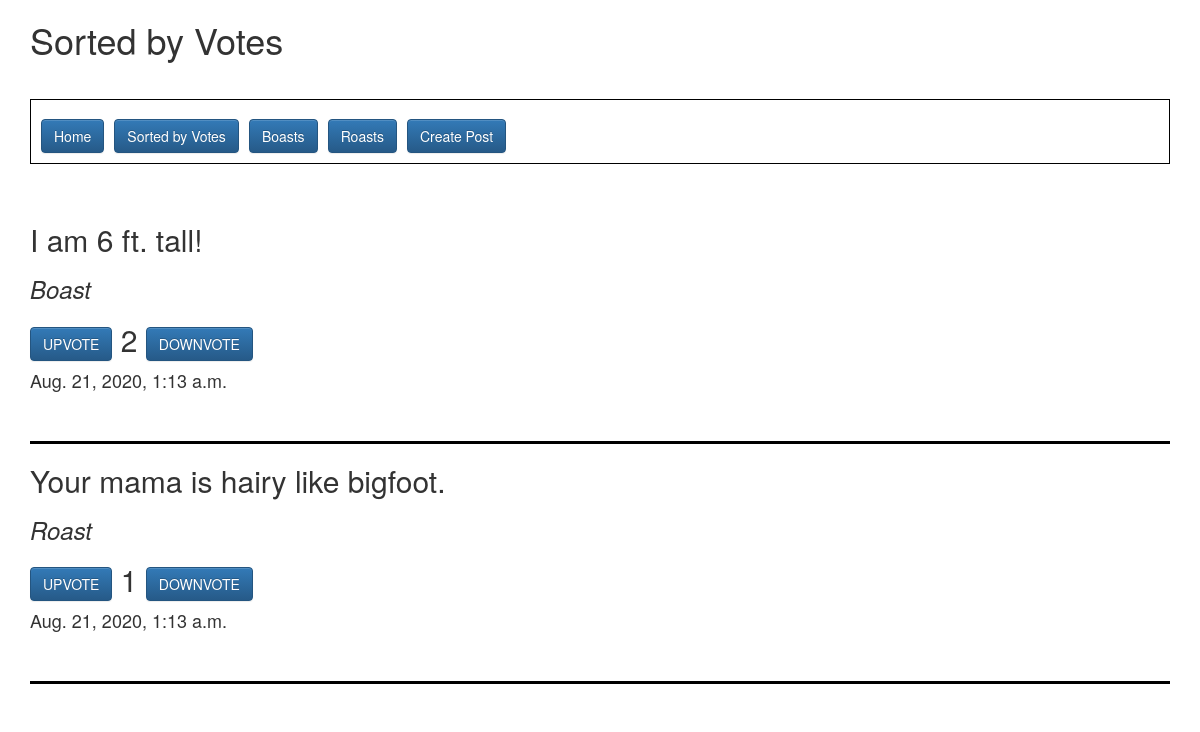
The app's page /sortedposts/, older data.
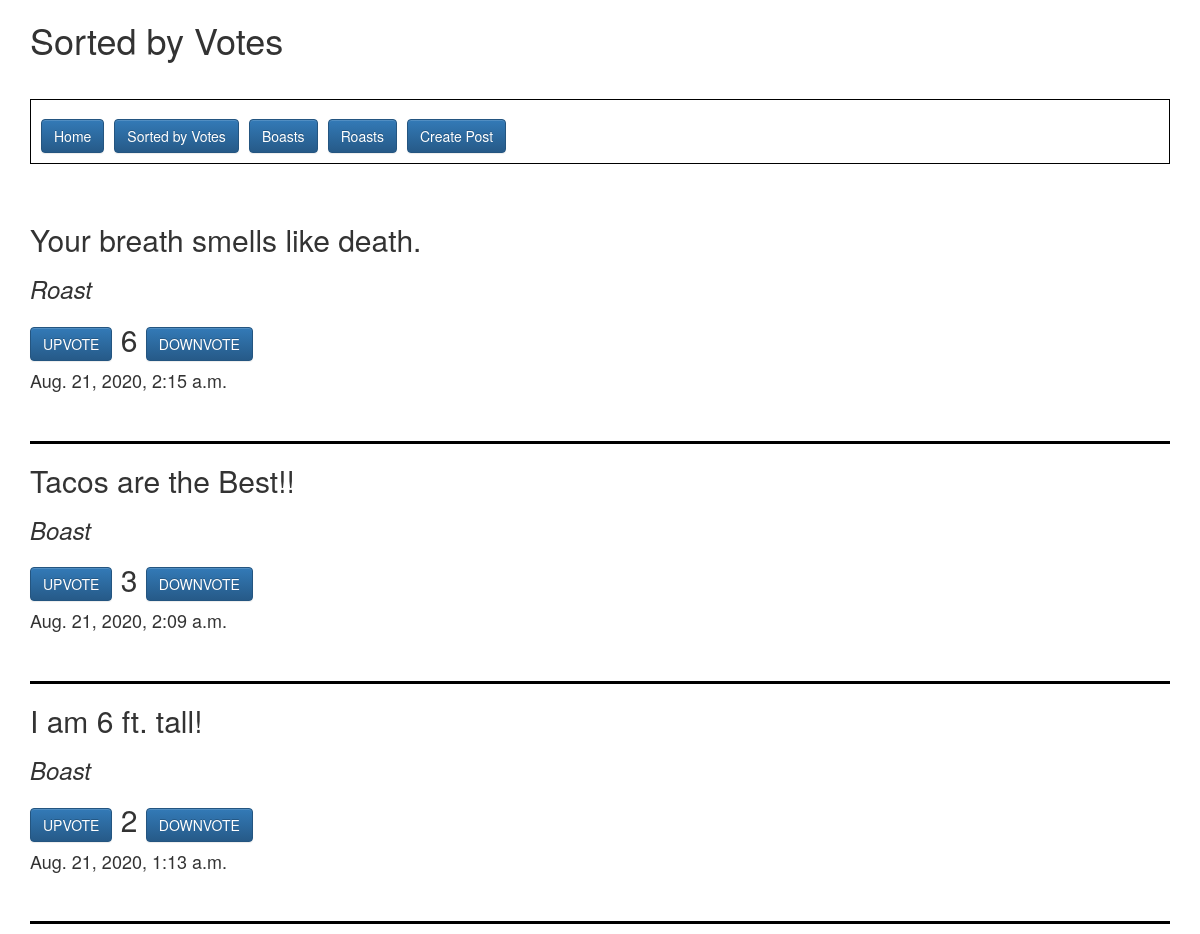
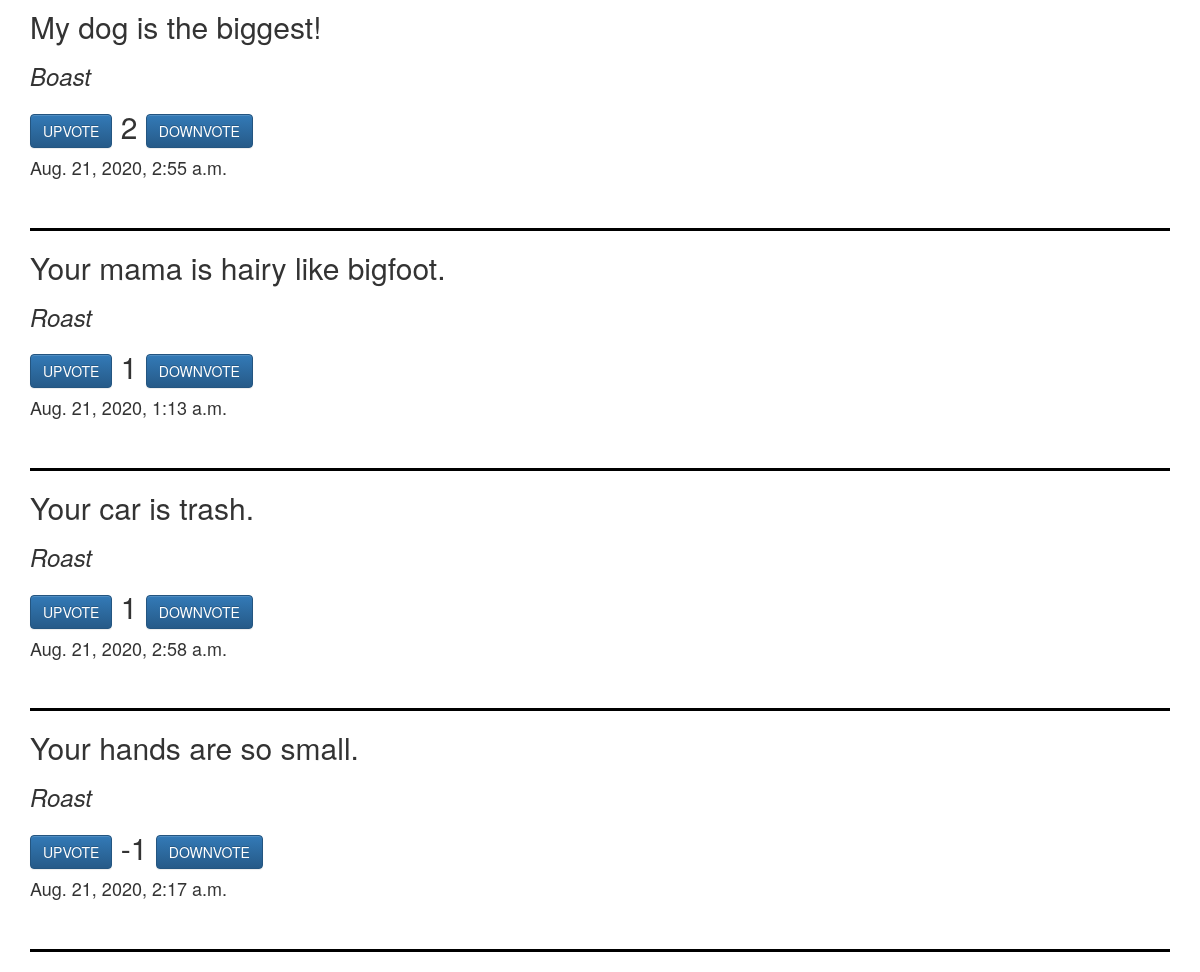
The same page, newer data (2 pictures, top to bottom).
### homepage/models.py (models this page shows, shortened)
class BoastsRoasts(models.Model):
    boasts = models.BooleanField(default=True)
    post_text = models.CharField(max_length=240)
    up_votes = models.IntegerField(default=0)
    down_votes = models.IntegerField(default=0)
    submission_time = models.DateTimeField(default=timezone.now)

### homepage/views.py (the view)
# urls.py: path('sortedposts/', sortedposts, name="sortedposts"),
def sortedposts(request):
    all_sorted = BoastsRoasts.objects.\
        annotate(total_count=Sum(
            F('up_votes') + F('down_votes'))
        ).\
        order_by('total_count').reverse()
    return render(request, "sorted.html", {"sorted": all_sorted})

### templates/sorted.html (shortened to what this page needs)
<link rel="stylesheet" href="https://maxcdn.bootstrapcdn.com/bootstrap/3.3.7/css/bootstrap.min.css">
<link rel="stylesheet" href="https://maxcdn.bootstrapcdn.com/bootstrap/3.3.7/css/bootstrap-theme.min.css">
<div class="container">
    <h1>Sorted by Votes
    <br>
    <br>
    <div align="left" style="border: 1px solid #000; padding:10px;">
        <a href="/" class="btn btn-primary">Home</a>&nbsp;<a href="/sortedposts/" class="btn btn-primary">Sorted by Votes</a>&nbsp;<a href="/boasts/" class="btn btn-primary">Boasts</a>&nbsp;<a href="/roasts/" class="btn btn-primary">Roasts</a>&nbsp;<a href="/addpost/" class="btn btn-primary">Create Post</a>
    </div>
    <br>
    {% for post in sorted %}
    <h2>
        {{ post.post_text }}
    </h2>
    {% if post.boasts %}
        <h3><em>Boast</em></h3>
    {% endif %}
    {% if not post.boasts %}
        <h3><em>Roast</em></h3>
    {% endif %}
    <h2>
        <a href="/upvote/{{ post.id }}" class="btn btn-primary">UPVOTE</a>&nbsp;{{ post.up_votes|add:post.down_votes}}&nbsp;<a href="/downvote/{{ post.id }}" class="btn btn-primary">DOWNVOTE</a>
    </h2>
    <h4>
        {{ post.submission_time }}
    </h4>
    <br>
    <hr style="border-top: 3px solid #000;">
    {% endfor %}
</div>

Row changes from the older to the newer data that the page shows:
added BoastsRoasts: post_text "Your breath smells like death.", boasts "Roast", up_votes|add "6", submission_time "Aug. 21, 2020, 2:15 a.m."
added BoastsRoasts: post_text "Tacos are the Best!!", boasts "Boast", up_votes|add "3", submission_time "Aug. 21, 2020, 2:09 a.m."
added BoastsRoasts: post_text "My dog is the biggest!", boasts "Boast", up_votes|add "2", submission_time "Aug. 21, 2020, 2:55 a.m."
added BoastsRoasts: post_text "Your car is trash.", boasts "Roast", up_votes|add "1", submission_time "Aug. 21, 2020, 2:58 a.m."
added BoastsRoasts: post_text "Your hands are so small.", boasts "Roast", up_votes|add "-1", submission_time "Aug. 21, 2020, 2:17 a.m."
